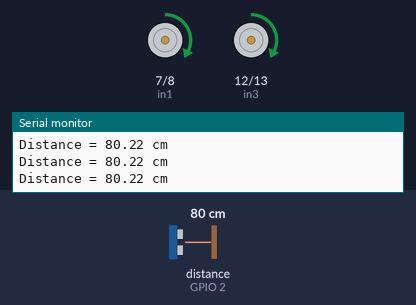
Simulated run of this sketch. Board: ESP32-S3. Shown: motor-driver pin pairs drawn as motors (green arrow = first pin HIGH = forward, orange = second pin HIGH = backward, longer = more drive, scaled by the enable pin), the last lines printed to the serial monitor. Wiring (inferred from the names in the program): ultrasonic range finder: trigger GPIO 3; echo GPIO 2. Inputs (shaded band) come from the test bench; at power-on: distance to the obstacle (sensor on GPIO 2) 80 cm. The echo pulse lasts 58.3 µs per cm.

Above: at 1.3 s.
1.4 s: distance to the obstacle (sensor on GPIO 2) set to 52 cm
2.9 s: distance to the obstacle (sensor on GPIO 2) set to 46 cm
At 3.7 s:
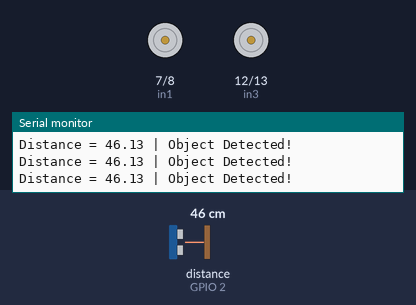
4.5 s: distance to the obstacle (sensor on GPIO 2) set to 27 cm
6.0 s: distance to the obstacle (sensor on GPIO 2) set to 22 cm
At 7.2 s:
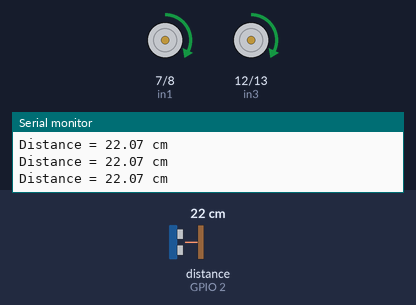
7.5 s: distance to the obstacle (sensor on GPIO 2) set to 35 cm
At 8.7 s:
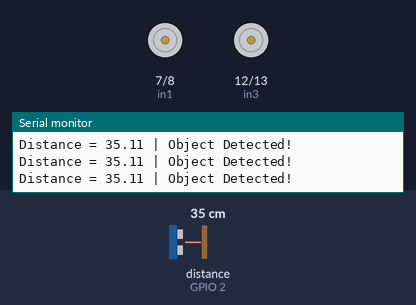
Timing chart, 0 to 10.0 s (numbered marks = the images above; inputs shaded):
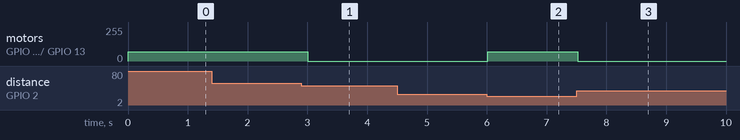

Measured:
- the behaviour switches between 50 and 49 cm on distance to the obstacle (sensor on GPIO 2) (found by bisection; images 0 and 1)
- the behaviour switches between 25 and 24 cm on distance to the obstacle (sensor on GPIO 2) (found by bisection; images 1 and 2)
- after the input at 2.9 s, motor on GPIO 7 (in1) / GPIO 8 (in2), motor on GPIO 12 (in3) / GPIO 13 (in4): forward 70/255 → stopped after 0.11 s
- after the input at 6.0 s, motor on GPIO 7 (in1) / GPIO 8 (in2), motor on GPIO 12 (in3) / GPIO 13 (in4): stopped → forward 70/255 at once
- after the input at 7.5 s, motor on GPIO 7 (in1) / GPIO 8 (in2), motor on GPIO 12 (in3) / GPIO 13 (in4): forward 70/255 → stopped at once

The sketch:

integrated_rangefinderWITHdriving.ino
```cpp
// This CODE will run the rangefinder function as a ticker object and print/return
// a distance value every X seconds. When between a specified distance in front of the
// vehicle

// #include <Servo.h>
#include <Ticker.h>

#define trigPin 3 //pwm pin
#define echoPin 2
                       // 100mS set timer duration in microseconds

// Initialize Servo Object
// Servo servo1;
// int joint1 = 0;

// MOTOR A -Right
const int in1 = 7 ; //IN1 -> pin7
const int in2 = 8 ; //IN2 -> pin8
const int pwmA = 9 ; //EN1 -> pin6 (pwm enable line)
// MOTOR B -Left
const int in3 = 12; //IN3 -> pin12
const int in4 = 13; //IN4 -> pin13
const int pwmB = 11; //EN2 -> pin11 (pwm enable line)

// Global Variables
float duration, distance;
void range_finder();
void drivestraight();
void turnoff();

// Declare Ticker Object
Ticker tickerObject(range_finder, 250);

// For providing logic to L298 IC to choose the direction of the DC motor
// Before starting, HERE ARE SOME NOTES:
//   1) Stalls at speeds less than 50
void setup() {

  // Attach the rangefinder
   pinMode(trigPin, OUTPUT);
   pinMode(echoPin, INPUT);
  // // Attach the Servo
  // servo1.attach(5);
  // Attach the Motor Control Pins
   // LEFT
   pinMode(in1,OUTPUT) ; // we have to set PWM pin as output
   pinMode(in2,OUTPUT) ;
   // RIGHT
   pinMode(in3,OUTPUT) ;
   pinMode(in4,OUTPUT) ;
   // Enable Pins
   pinMode(pwmA,OUTPUT) ; // LEFT Motors
   pinMode(pwmB,OUTPUT) ; // RIGHT Motors //Logic pins are also set as output

  Serial.begin (9600); // DEFINE THE BAUD RATE HERE<--------

  // Create Ticker Object
   tickerObject.start(); //start the ticker.
}

void loop()
{  // this function will run the motors in both directions at a fixed speed

  // This if statement set the motors to off if an object is detected, otherwise motors
  // will be set to on
  if (25 <= distance && distance <=50){
  turnoff();
  }
  else{
  drivestraight();
  }

    // Run Rangefinder
  tickerObject.update(); //range_finder();


  } // END MAIN LOOP

// -------------------------- FUNCTIONS BELOW------------------------
// Range Finder Function
void range_finder(){
   // Attach the rangefinder
  digitalWrite(trigPin, LOW);
  delayMicroseconds(2);

  digitalWrite(trigPin, HIGH);
  delayMicroseconds(10);
  digitalWrite(trigPin, LOW);

  duration = pulseIn(echoPin, HIGH);
  distance = (duration / 2) * 0.0344;

  if (25 <= distance && distance <=50){
    Serial.print("Distance = ");
    Serial.print(distance);
    Serial.println(" | Object Detected!");
  }
  else{
   Serial.print("Distance = ");
   Serial.print(distance);
   Serial.println(" cm");
  }
  return distance;
}


// Drive Straight Forward ------------------------------
 void drivestraight(){
  // turn on motor A
  digitalWrite(in1, HIGH);
  digitalWrite(in2, LOW);
  // set speed to 200 out of possible range 0~255
  analogWrite(pwmA, 70); //125);

  // turn on motor B
  digitalWrite(in3, HIGH);
  digitalWrite(in4, LOW);
  // set speed to 200 out of possible range 0~255
  analogWrite(pwmB, 70); //80);
 }

  // Turn off motors ------------------------------------------
  void turnoff(){
  //servo1.write(100); // lock servo facing front
  digitalWrite(in1, LOW);
  digitalWrite(in2, LOW);
  digitalWrite(in3, LOW);
  digitalWrite(in4, LOW);
}
```
